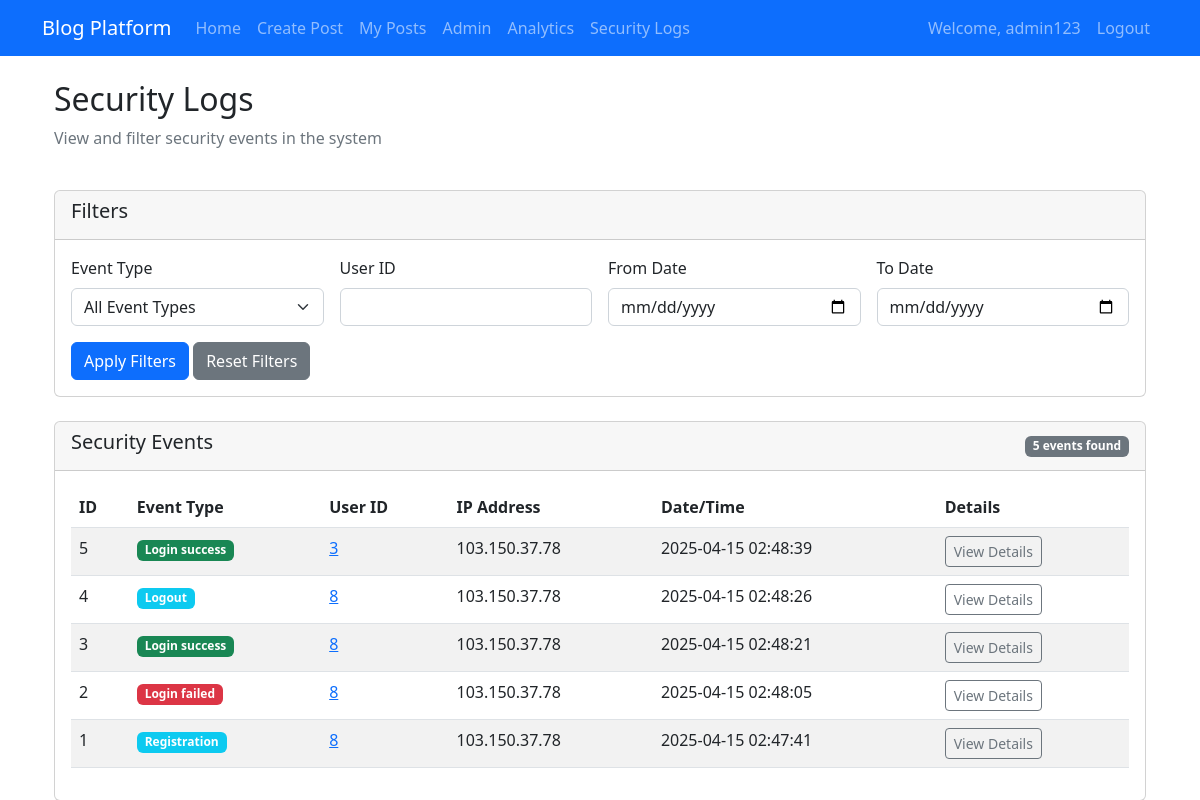
The app's page /admin/security_logs.php (signed in) with its own data.
### tables this page shows
CREATE TABLE `security_logs` (
  `id` int(11) NOT NULL,
  `event_type` varchar(50) NOT NULL,
  `user_id` int(11) DEFAULT NULL,
  `ip_address` varchar(45) NOT NULL,
  `user_agent` varchar(255) DEFAULT NULL,
  `details` text DEFAULT NULL,
  `created_at` timestamp NULL DEFAULT current_timestamp()
);

### classes/SecurityLogger.php (called while the page is built, shortened)
<?php
class SecurityLogger {
    private $conn;
    private $table_name = "security_logs";
    public function __construct($db) {
        $this->conn = $db;
    }
    private function ensureTableExists() {
        $query = "CREATE TABLE IF NOT EXISTS " . $this->table_name . " (
            id INT AUTO_INCREMENT PRIMARY KEY,
            event_type VARCHAR(50) NOT NULL,
            user_id INT,
            ip_address VARCHAR(45) NOT NULL,
            user_agent VARCHAR(255),
            details TEXT,
            created_at TIMESTAMP DEFAULT CURRENT_TIMESTAMP
        )";
        $this->conn->exec($query);
    }
    public function getFilteredLogs($eventType = null, $userId = null, $fromDate = null, $toDate = null, $limit = 100, $offset = 0) {
        $query = "SELECT * FROM " . $this->table_name . " WHERE 1=1";
        $params = [];
        $query .= " ORDER BY created_at DESC LIMIT :limit OFFSET :offset";
        $params[":limit"] = (int)$limit;
        $params[":offset"] = (int)$offset;
        $stmt = $this->conn->prepare($query);
        foreach ($params as $key => $value) {
            if ($key === ':limit' || $key === ':offset') {
                $stmt->bindValue($key, $value, PDO::PARAM_INT);
            } else {
                $stmt->bindValue($key, $value);
            }
        }
        $stmt->execute();
        return $stmt->fetchAll(PDO::FETCH_ASSOC);
    }
    public function countFilteredLogs($eventType = null, $userId = null, $fromDate = null, $toDate = null) {
        $query = "SELECT COUNT(*) as count FROM " . $this->table_name . " WHERE 1=1";
        $params = [];
        $stmt = $this->conn->prepare($query);
        $stmt->execute();
        $row = $stmt->fetch(PDO::FETCH_ASSOC);
        return (int)$row['count'];
    }
}
?>

### admin/security_logs.php (the view, shortened to what this page needs)
<?php
require_once '../classes/SecurityLogger.php';
$database = new Database();
$db = $database->getConnection();
$securityLogger = new SecurityLogger($db);
$page = isset($_GET['page']) ? (int)$_GET['page'] : 1;
$logsPerPage = 20;
$offset = ($page - 1) * $logsPerPage;
$eventType = isset($_GET['event_type']) ? $_GET['event_type'] : null;
$userId = isset($_GET['user_id']) ? (int)$_GET['user_id'] : null;
$fromDate = isset($_GET['from_date']) ? $_GET['from_date'] : null;
$toDate = isset($_GET['to_date']) ? $_GET['to_date'] : null;
$logs = $securityLogger->getFilteredLogs($eventType, $userId, $fromDate, $toDate, $logsPerPage, $offset);
$totalLogs = $securityLogger->countFilteredLogs($eventType, $userId, $fromDate, $toDate);
require_once '../includes/header.php';
?>
<div class="container mt-4">
    <div class="row mb-4">
        <div class="col-md-12">
            <h2>Security Logs</h2>
            <p class="text-muted">View and filter security events in the system</p>
        </div>
    </div>
    <div class="card mb-4">
        <div class="card-header">
            <h5>Filters</h5>
        </div>
        <div class="card-body">
            <form id="filter-form" method="GET" class="row g-3">
                <div class="col-md-3">
                    <label for="event_type" class="form-label">Event Type</label>
                    <select class="form-select" id="event_type" name="event_type">
                        <option value="">All Event Types</option>
                    </select>
                </div>
                <div class="col-md-3">
                    <label for="user_id" class="form-label">User ID</label>
                    <input type="number" class="form-control" id="user_id" name="user_id" value="<?php echo $userId ? htmlspecialchars($userId) : ''; ?>">
                </div>
                <div class="col-md-3">
                    <label for="from_date" class="form-label">From Date</label>
                    <input type="date" class="form-control" id="from_date" name="from_date" value="<?php echo $fromDate ? htmlspecialchars($fromDate) : ''; ?>">
                </div>
                <div class="col-md-3">
                    <label for="to_date" class="form-label">To Date</label>
                    <input type="date" class="form-control" id="to_date" name="to_date" value="<?php echo $toDate ? htmlspecialchars($toDate) : ''; ?>">
                </div>
                <div class="col-12">
                    <button type="button" id="apply-filters" class="btn btn-primary">Apply Filters</button>
                    <a href="/admin/security_logs.php" class="btn btn-secondary">Reset Filters</a>
                </div>
            </form>
        </div>
    </div>
    <div class="card">
        <div class="card-header">
            <div class="d-flex justify-content-between align-items-center">
                <h5>Security Events</h5>
                <span class="badge bg-secondary" id="logs-count"><?php echo $totalLogs; ?> events found</span>
            </div>
        </div>
        <div class="card-body">
            <div id="logs-container">
                <?php if (count($logs) > 0): ?>
                    <div class="table-responsive">
                        <table class="table table-striped table-hover">
                            <thead>
                                <tr>
                                    <th>ID</th>
                                    <th>Event Type</th>
                                    <th>User ID</th>
                                    <th>IP Address</th>
                                    <th>Date/Time</th>
                                    <th>Details</th>
                                </tr>
                            </thead>
                            <tbody id="logs-tbody">
                                <?php foreach ($logs as $log): ?>
                                    <tr>
                                        <td><?php echo htmlspecialchars($log['id']); ?></td>
                                        <td>
                                            <span class="badge
                                                <?php
                                                switch ($log['event_type']) {
                                                    case SecurityLogger::EVENT_LOGIN_SUCCESS:
                                                        echo 'bg-success';
                                                        break;
                                                    case SecurityLogger::EVENT_LOGIN_FAILED:
                                                        echo 'bg-danger';
                                                        break;
                                                    default:
                                                        echo 'bg-info';
                                                        break;
                                                }
                                                ?>">
                                                <?php echo htmlspecialchars(str_replace('_', ' ', ucfirst($log['event_type']))); ?>
                                            </span>
                                        </td>
                                        <td>
                                            <?php if ($log['user_id']): ?>
                                                <a href="user_details.php?id=<?php echo htmlspecialchars($log['user_id']); ?>">
                                                    <?php echo htmlspecialchars($log['user_id']); ?>
                                                </a>
                                            <?php else: ?>
                                                <span class="text-muted">N/A</span>
                                            <?php endif; ?>
                                        </td>
                                        <td><?php echo htmlspecialchars($log['ip_address']); ?></td>
                                        <td><?php echo htmlspecialchars($log['created_at']); ?></td>
                                        <td>
                                            <button type="button" class="btn btn-sm btn-outline-secondary view-details"
                                                    data-bs-toggle="modal" data-bs-target="#detailsModal"
                                                    data-details='<?php echo htmlspecialchars($log['details']); ?>'>
                                                View Details
                                            </button>
                                        </td>
                                    </tr>
                                <?php endforeach; ?>
                            </tbody>
                        </table>
                    </div>
                <?php else: ?>
                    <div class="alert alert-info">No security logs found matching your criteria.</div>
                <?php endif; ?>
            </div>
        </div>
    </div>
</div>
<?php require_once '../includes/footer.php'; ?>

### records on screen
security_logs: id "5", event_type "Login success", user "3", ip_address "103.150.37.78", created_at "2025-04-15 02:48:39"
security_logs: id "4", event_type "Logout", user "8", ip_address "103.150.37.78", created_at "2025-04-15 02:48:26"
security_logs: id "3", event_type "Login success", user "8", ip_address "103.150.37.78", created_at "2025-04-15 02:48:21"
security_logs: id "2", event_type "Login failed", user "8", ip_address "103.150.37.78", created_at "2025-04-15 02:48:05"
security_logs: id "1", event_type "Registration", user "8", ip_address "103.150.37.78", created_at "2025-04-15 02:47:41"

### other values on screen
$_SESSION['username'] "admin123"
$totalLogs "5"
